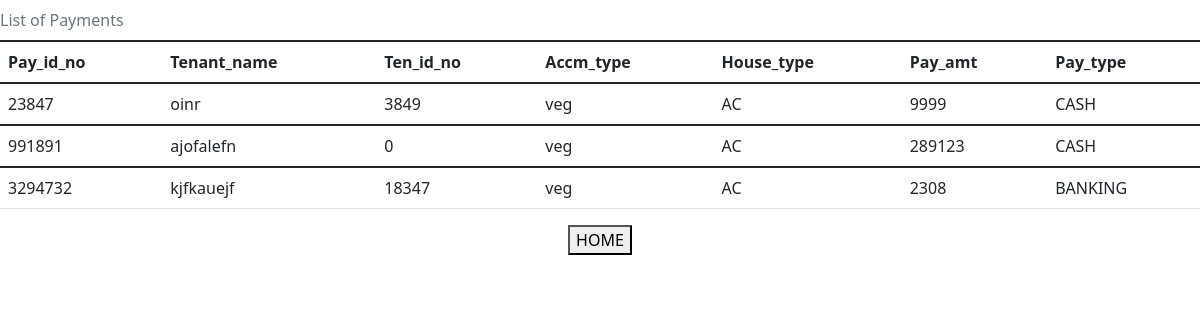
The page /displayp.php on the database its author committed.
### tables this page shows
CREATE TABLE `payment` (
  `Pay_id_no` int(100) NOT NULL,
  `Tenant_name` varchar(100) NOT NULL,
  `Ten_id_no` int(100) NOT NULL,
  `Accm_type` varchar(100) NOT NULL,
  `House_type` varchar(100) NOT NULL,
  `Pay_amt` int(100) NOT NULL,
  `Pay_type` varchar(100) NOT NULL
);

### displayp.php (the view, shortened to what this page needs)
<!DOCTYPE html>
<html lang="en">
<head>
<link href="https://cdn.jsdelivr.net/npm/bootstrap@5.1.3/dist/css/bootstrap.min.css" rel="stylesheet" >
</head>
<body>
    <div class="containeer">
        <div class="row">
            <div class="col-lg-12">
            <table class="table caption-top">
            <caption>List of Payments</caption>
                <thead thead class="thead-dark">
                    <tr>
                        <th scope="col">Pay_id_no</th>
                        <th scope="col">Tenant_name</th>
                        <th scope="col">Ten_id_no</th>
                        <th scope="col">Accm_type</th>
                        <th scope="col">House_type</th>
                        <th scope="col">Pay_amt</th>
                        <th scope="col">Pay_type</th>
                    </tr>
                </thead>
                <?php
                include 'conn.php';
                $query="select *from payment";
                $result=mysqli_query($conn,$query);
                while($res=mysqli_fetch_array($result)){
                ?>
                <tbody>
                     <tr>
                        <td><?php echo $res['Pay_id_no']?></td>
                        <td><?php echo $res['Tenant_name']?></td>
                        <td><?php echo $res['Ten_id_no']?></td>
                        <td><?php echo $res['Accm_type']?></td>
                        <td><?php echo $res['House_type']?></td>
                        <td><?php echo $res['Pay_amt']?></td>
                        <td><?php echo $res['Pay_type']?></td>
                    </tr>
                </tbody>
                <?php }?>
</table>
<center>
    <a href="homemanager.php"><button> HOME </button></a>
                </center>
            </div>
        </div>
    </div>
</body>
</html>

### rows shown on the page
payment: Pay_id_no "23847", Tenant_name "oinr", Ten_id_no "3849", Accm_type "veg", House_type "AC", Pay_amt "9999", Pay_type "CASH"
payment: Pay_id_no "991891", Tenant_name "ajofalefn", Ten_id_no "0", Accm_type "veg", House_type "AC", Pay_amt "289123", Pay_type "CASH"
payment: Pay_id_no "3294732", Tenant_name "kjfkauejf", Ten_id_no "18347", Accm_type "veg", House_type "AC", Pay_amt "2308", Pay_type "BANKING"
